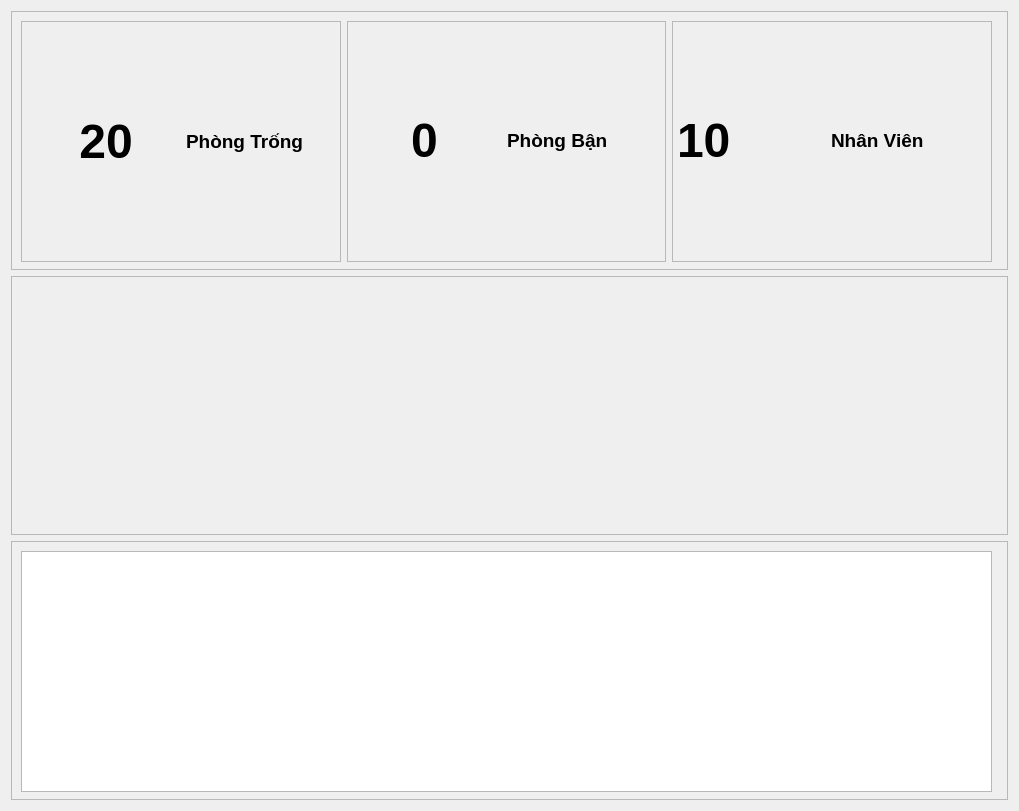
<?xml version="1.0" encoding="UTF-8"?>
<ui version="4.0">
 <class>OverallStatistic</class>
 <widget class="QWidget" name="OverallStatistic">
  <property name="geometry">
   <rect>
    <x>0</x>
    <y>0</y>
    <width>1019</width>
    <height>811</height>
   </rect>
  </property>
  <property name="windowTitle">
   <string>OverallStatistics</string>
  </property>
  <layout class="QHBoxLayout" name="mainLayout">
   <item>
    <layout class="QVBoxLayout" name="verticalLayout">
     <item>
      <widget class="QFrame" name="frame_2">
       <property name="frameShape">
        <enum>QFrame::StyledPanel</enum>
       </property>
       <property name="frameShadow">
        <enum>QFrame::Raised</enum>
       </property>
       <widget class="QWidget" name="horizontalLayoutWidget">
        <property name="geometry">
         <rect>
          <x>10</x>
          <y>10</y>
          <width>971</width>
          <height>241</height>
         </rect>
        </property>
        <layout class="QHBoxLayout" name="horizontalLayout">
         <item>
          <widget class="QFrame" name="frame_6">
           <property name="frameShape">
            <enum>QFrame::StyledPanel</enum>
           </property>
           <property name="frameShadow">
            <enum>QFrame::Raised</enum>
           </property>
           <widget class="QWidget" name="horizontalLayoutWidget_2">
            <property name="geometry">
             <rect>
              <x>11</x>
              <y>10</y>
              <width>301</width>
              <height>221</height>
             </rect>
            </property>
            <layout class="QHBoxLayout" name="horizontalLayout_2">
             <item>
              <widget class="QLabel" name="vailableRoom">
               <property name="font">
                <font>
                 <pointsize>36</pointsize>
                 <weight>75</weight>
                 <bold>true</bold>
                </font>
               </property>
               <property name="text">
                <string>20</string>
               </property>
               <property name="alignment">
                <set>Qt::AlignCenter</set>
               </property>
              </widget>
             </item>
             <item>
              <widget class="QLabel" name="label_3">
               <property name="font">
                <font>
                 <pointsize>14</pointsize>
                 <weight>75</weight>
                 <bold>true</bold>
                </font>
               </property>
               <property name="text">
                <string>Phòng Trống</string>
               </property>
              </widget>
             </item>
            </layout>
           </widget>
          </widget>
         </item>
         <item>
          <widget class="QFrame" name="frame_4">
           <property name="frameShape">
            <enum>QFrame::StyledPanel</enum>
           </property>
           <property name="frameShadow">
            <enum>QFrame::Raised</enum>
           </property>
           <widget class="QWidget" name="horizontalLayoutWidget_3">
            <property name="geometry">
             <rect>
              <x>1</x>
              <y>9</y>
              <width>311</width>
              <height>221</height>
             </rect>
            </property>
            <layout class="QHBoxLayout" name="horizontalLayout_3">
             <item>
              <widget class="QLabel" name="occupiedRoom">
               <property name="font">
                <font>
                 <pointsize>36</pointsize>
                 <weight>75</weight>
                 <bold>true</bold>
                </font>
               </property>
               <property name="text">
                <string>0</string>
               </property>
               <property name="alignment">
                <set>Qt::AlignCenter</set>
               </property>
              </widget>
             </item>
             <item>
              <widget class="QLabel" name="label_5">
               <property name="font">
                <font>
                 <pointsize>14</pointsize>
                 <weight>75</weight>
                 <bold>true</bold>
                </font>
               </property>
               <property name="text">
                <string>Phòng Bận</string>
               </property>
              </widget>
             </item>
            </layout>
           </widget>
          </widget>
         </item>
         <item>
          <widget class="QFrame" name="frame_5">
           <property name="frameShape">
            <enum>QFrame::StyledPanel</enum>
           </property>
           <property name="frameShadow">
            <enum>QFrame::Raised</enum>
           </property>
           <widget class="QWidget" name="horizontalLayoutWidget_4">
            <property name="geometry">
             <rect>
              <x>5</x>
              <y>9</y>
              <width>301</width>
              <height>221</height>
             </rect>
            </property>
            <layout class="QHBoxLayout" name="horizontalLayout_4">
             <item>
              <widget class="QLabel" name="numberOfStaffs">
               <property name="font">
                <font>
                 <pointsize>36</pointsize>
                 <weight>75</weight>
                 <bold>true</bold>
                </font>
               </property>
               <property name="text">
                <string>10</string>
               </property>
              </widget>
             </item>
             <item>
              <widget class="QLabel" name="label_9">
               <property name="font">
                <font>
                 <pointsize>14</pointsize>
                 <weight>75</weight>
                 <bold>true</bold>
                </font>
               </property>
               <property name="text">
                <string>Nhân Viên</string>
               </property>
              </widget>
             </item>
            </layout>
           </widget>
          </widget>
         </item>
        </layout>
       </widget>
      </widget>
     </item>
     <item>
      <widget class="QFrame" name="frame_3">
       <property name="frameShape">
        <enum>QFrame::StyledPanel</enum>
       </property>
       <property name="frameShadow">
        <enum>QFrame::Raised</enum>
       </property>
       <widget class="QWidget" name="verticalLayoutWidget_2">
        <property name="geometry">
         <rect>
          <x>10</x>
          <y>10</y>
          <width>971</width>
          <height>241</height>
         </rect>
        </property>
        <layout class="QVBoxLayout" name="screen"/>
       </widget>
      </widget>
     </item>
     <item>
      <widget class="QFrame" name="frame">
       <property name="frameShape">
        <enum>QFrame::StyledPanel</enum>
       </property>
       <property name="frameShadow">
        <enum>QFrame::Raised</enum>
       </property>
       <widget class="QTableView" name="overViewStatisTable">
        <property name="geometry">
         <rect>
          <x>10</x>
          <y>10</y>
          <width>971</width>
          <height>241</height>
         </rect>
        </property>
       </widget>
      </widget>
     </item>
    </layout>
   </item>
  </layout>
 </widget>
 <resources/>
 <connections/>
</ui>
